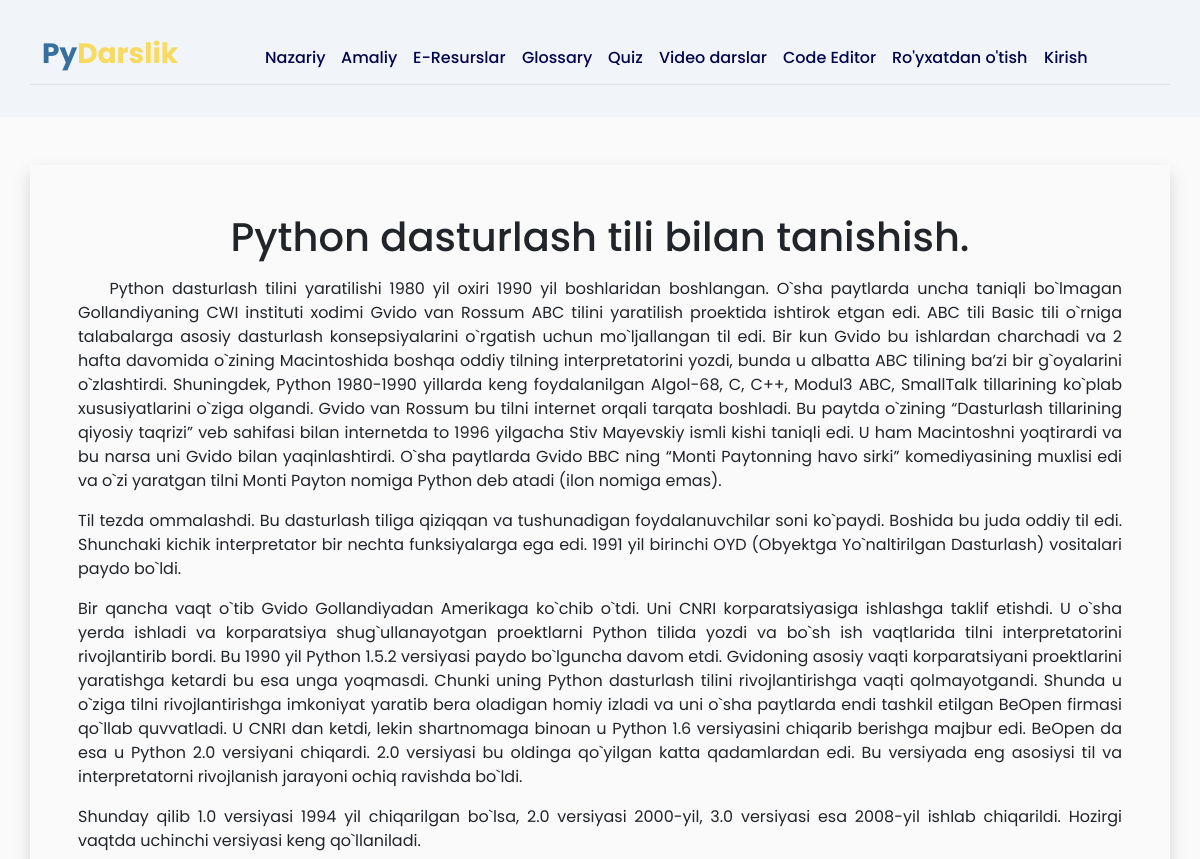
The app's page /theme_detail/1/ (upper part), older data.
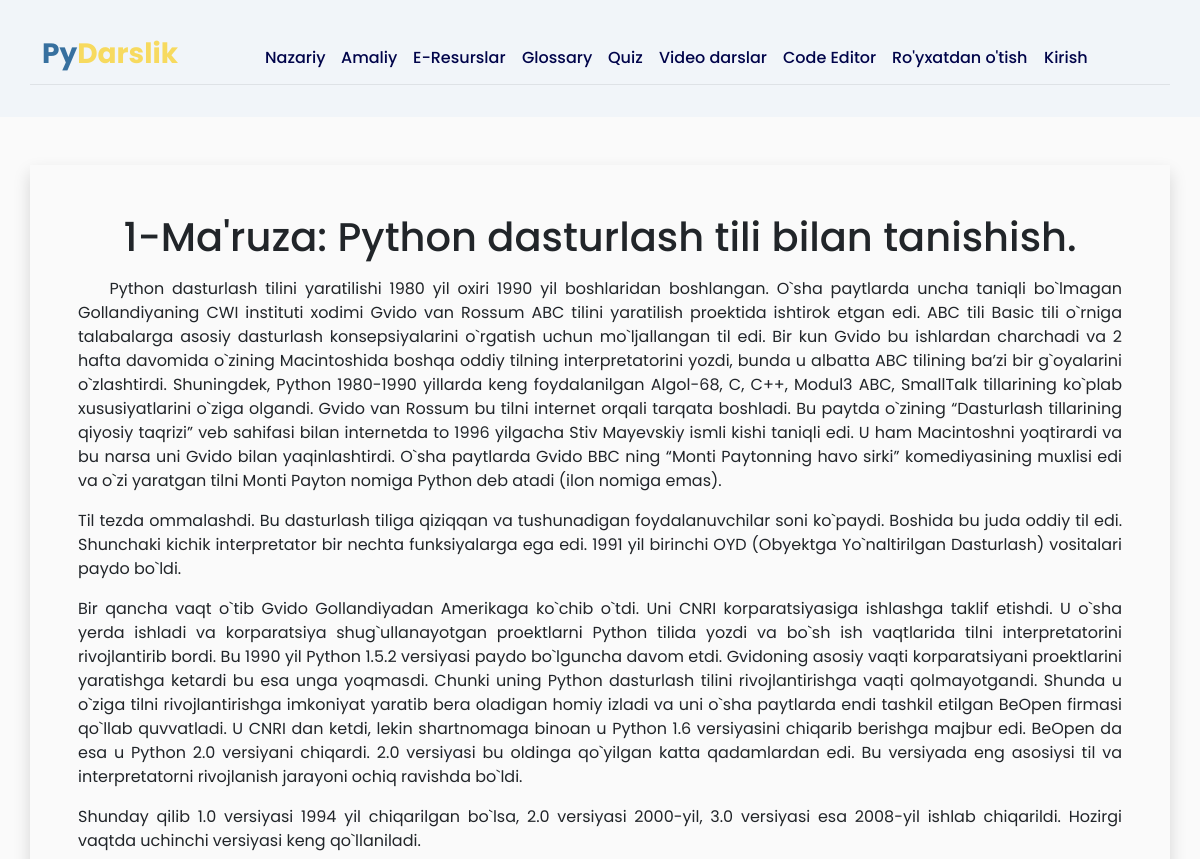
The same page, newer data.
### e_darslik/models.py (models this page shows, shortened)
class Theme(models.Model):
    scince = models.ForeignKey(Scince, on_delete=models.CASCADE)
    theme = models.CharField(max_length=255)
    video = models.CharField(max_length=255, blank=True, null=True)
    body = RichTextUploadingField()

### e_darslik/views.py (the view)
# urls.py: path('theme_detail/<int:pk>/', views.theme_detail, name='theme_detail'),
def theme_detail(request, pk):
    theme = get_object_or_404(Theme, id=pk)
    context = {'theme': theme}
    return render(request, 'e_darslik/theme_detail.html', context)

### templates/e_darslik/theme_detail.html (shortened to what this page needs)
{% extends 'e_darslik/base.html' %}
{% block content %}
{% include 'e_darslik/includes/navbar2.html' %}
<div class="container main_content shadow p-5 my-5" style="text-align: justify;">
    <h1 class="title text-center">{{ theme.theme }}</h1>
    <p class="body">
        {{ theme.body | safe }}
    </p>
</div>
{% endblock %}

Row changes from the older to the newer data that the page shows:
changed Theme: theme "Python dasturlash tili bilan tanishish." → "1-Ma'ruza: Python dasturlash tili bilan tanishish."
